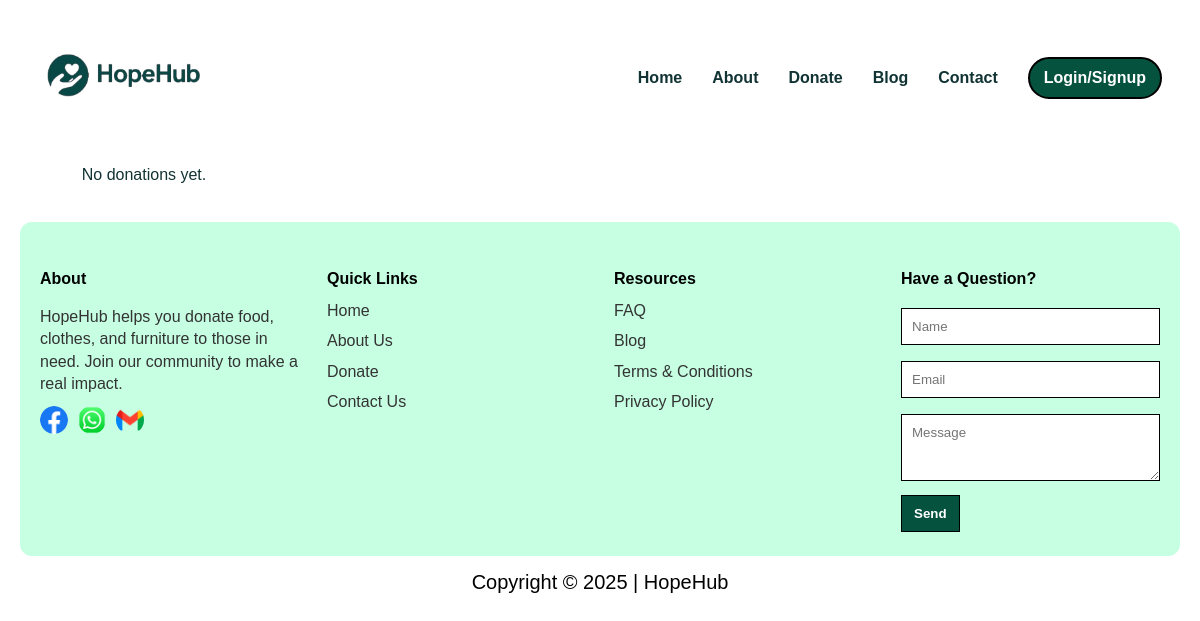
The app's page /donations/receive/furniture/, older data.
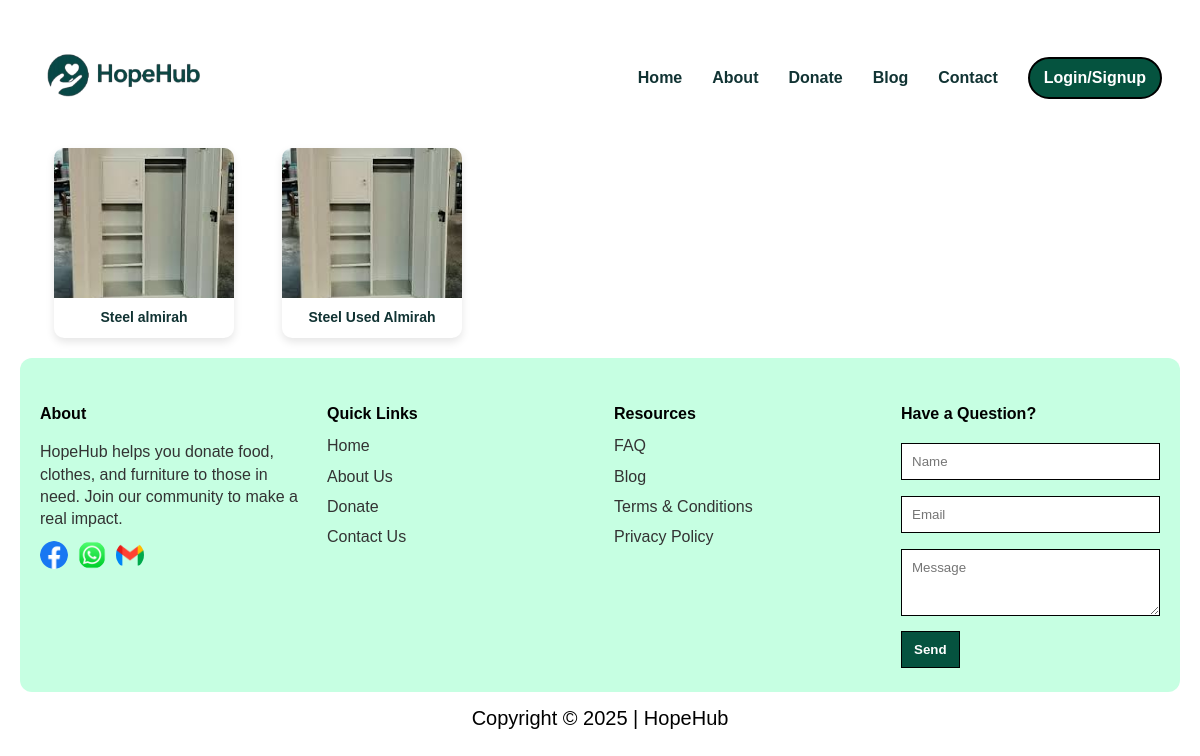
The same page, newer data.
### donations/models.py (models this page shows, shortened)
class Donation(models.Model):
    CATEGORY_CHOICES = [
        ('food', 'Food'),
        ('clothes', 'Clothes'),
        ('furniture', 'Furniture'),
    ]
    donor = models.ForeignKey(User, on_delete=models.CASCADE)
    category = models.CharField(max_length=20, choices=CATEGORY_CHOICES)
    item_name = models.CharField(max_length=100)
    item_image = models.ImageField(upload_to='donation_images/')
    quantity = models.PositiveIntegerField()
    address = models.TextField()
    details = models.TextField()
    created_at = models.DateTimeField(auto_now_add=True)

### donations/views.py (the view)
# urls.py: path('receive/furniture/', views.furniturereceive, name='furniturereceive'),
def furniturereceive(request):
    items = Donation.objects.filter(category='furniture')
    return render(request, 'donations/furniturereceive.html', {'items': items})

### donations/templates/donations/furniturereceive.html (shortened to what this page needs)
{% load static %}
<!doctype html>
<html lang="bn">
<head>
  <link rel="stylesheet" href="{% static 'css/style.css' %}">
</head>
<body>
  <div class="wrap">
  <header>
    <div class="brand">
      <img src="{% static 'image/logo.png' %}" alt="HopeHub Logo">
    </div>
    <nav aria-label="Main navigation">
      <a href="{% url 'home' %}">Home</a>
      <a href="{% url 'aboutus' %}">About</a>
      <a href="{% url 'donateform' %}">Donate</a>
      <a href="{% url 'blog' %}">Blog</a>
      <a href="{% url 'contactus' %}">Contact</a>
      {% if user.is_authenticated %}
        <a href="{% url 'profile' %}" class="profile-icon">
          <img src="{% static 'image/profile.png' %}" alt="Profile" style="width:60px; height:40px; border-radius:50%;">
        </a>
      {% else %}
        <a class="cta" href="{% url 'login' %}">Login/Signup</a>
      {% endif %}
    </nav>
  </header>
    <section class="item-gallery">
      {% for item in items %}
        <div class="item-card">
          {% if item.item_image %}
            <img src="{{ item.item_image.url }}" alt="{{ item.item_name }}">
          {% endif %}
          <p>{{ item.item_name }}</p>
        </div>
      {% empty %}
        <p>No donations yet.</p>
      {% endfor %}
    </section>
  <footer>
    <div class="footer-col">
      <h4>About</h4>
      <p>HopeHub helps you donate food, clothes, and furniture to those in need. Join our community to make a real impact.</p>
      <div class="social-icons">
        <img src="{% static 'image/facebook.png' %}" alt="Facebook">
        <img src="{% static 'image/whatsapp.png' %}" alt="WhatsApp">
        <img src="{% static 'image/gmail.png' %}" alt="Gmail">
      </div>
    </div>
    <div class="footer-col links">
      <h4>Quick Links</h4>
      <ul>
        <li><a href="{% url 'home' %}">Home</a></li>
        <li><a href="{% url 'aboutus' %}">About Us</a></li>
        <li><a href="{% url 'donateform' %}">Donate</a></li>
        <li><a href="{% url 'contactus' %}">Contact Us</a></li>
      </ul>
    </div>
    <div class="footer-col resources">
      <h4>Resources</h4>
      <ul>
        <li><a href="{% url 'faq' %}">FAQ</a></li>
        <li><a href="{% url 'blog' %}">Blog</a></li>
        <li><a href="{% url 'termsconditions' %}">Terms & Conditions</a></li>
        <li><a href="{% url 'privacypolicy' %}">Privacy Policy</a></li>
      </ul>
    </div>
    <div class="footer-col contact-form" style="max-width:320px">
      <h4>Have a Question?</h4>
      <input type="text" placeholder="Name" />
      <input type="email" placeholder="Email" />
      <textarea rows="3" placeholder="Message"></textarea>
      <button >Send</button>
    </div>
  </footer>
  <div class="copyright">
    Copyright &copy; 2025 | HopeHub
  </div>
</div>
</body>
</html>

Row changes from the older to the newer data that the page shows:
added Donation: item_image (picture), item_name "Steel almirah"
added Donation: item_image (picture), item_name "Steel Used Almirah"
Text that changed along with them:
text no longer shown: "No donations yet."
